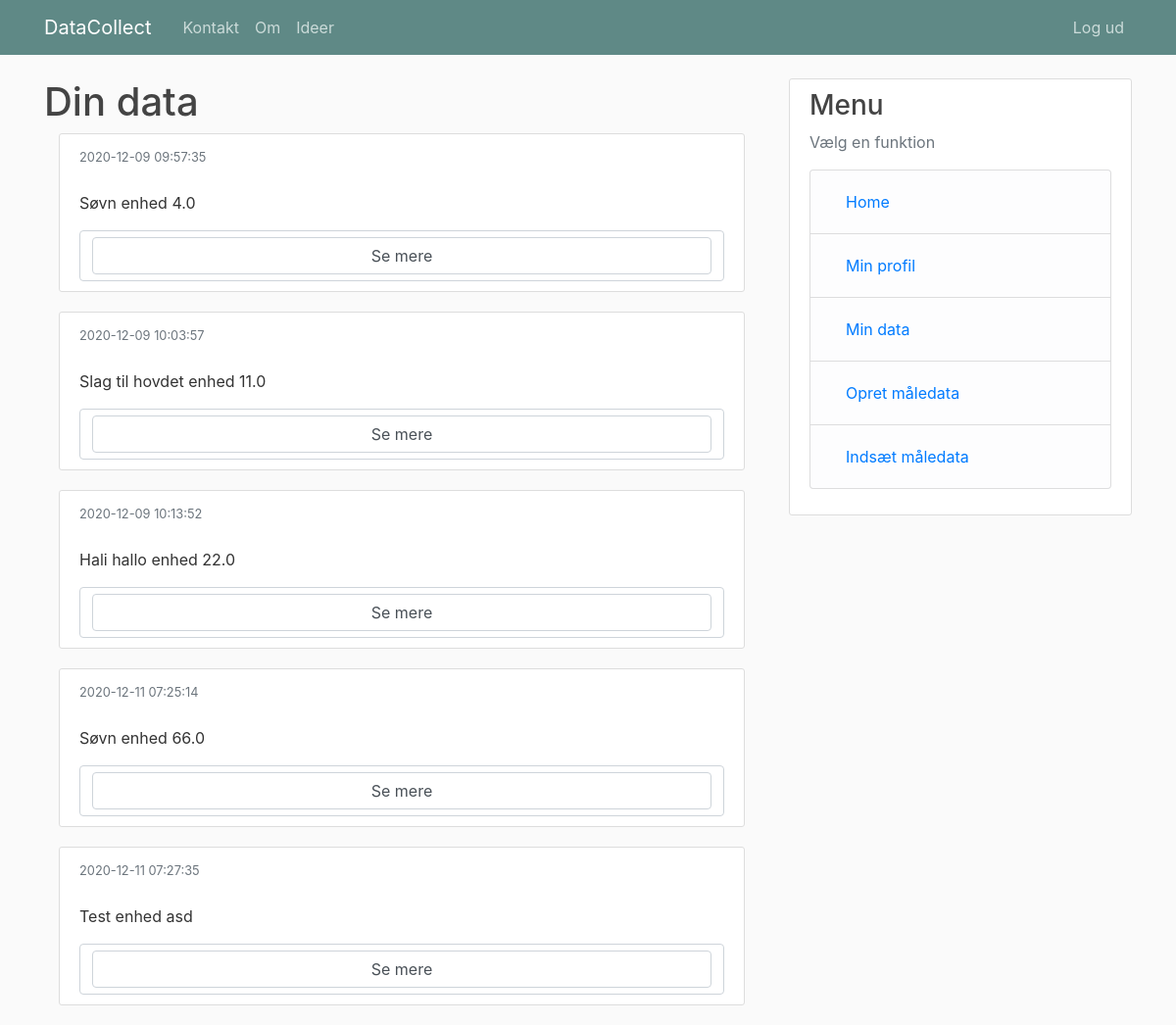
/visdata (signed in), run on the app's committed database.
### tables this page shows
CREATE TABLE Data (
                id INTEGER PRIMARY KEY AUTOINCREMENT,
                userid INTEGER,
                data INTEGER,
                tal FLOAT,
                timestamp DATETIME DEFAULT CURRENT_TIMESTAMP);

### idea_house.py (the view)
@app.route("/visdata", methods=['GET'])
def visdata():
    if 'currentuser' in session:
        data_from_data = Data_Collectaion()
        id = get_user_id()
        print(id)
        if 'id' in request.args:
            data_from_data = data_from_data.get_data_list(session['currentuser'], id, dataid = request.args['id'])
        else:
            data_from_data = data_from_data.get_data_list(session['currentuser'], id)
    else:
        data_from_data = []
    tal = 4
    print(data_from_data, tal)
    return my_render("vis_data.html", data = data_from_data, tal=tal)

### idea_datalayer.py (called while the page is built)
    def close_connection(self):
        db = getattr(g, '_database', None)
        if db is not None:
            db.close()

    def _get_db(self):
        db = g.get('_database', None)
        print('Anden {}'.format(db))
        if db is None:
            db = g._databdase = sqlite3.connect(self.DATABASE)
            print(db)
        return db

    def _create_db_tables(self):
        db = self._get_db()
        c = db.cursor()
        try:
            c.execute("""CREATE TABLE Data (
                id INTEGER PRIMARY KEY AUTOINCREMENT,
                userid INTEGER,
                data INTEGER,
                tal FLOAT,
                timestamp DATETIME DEFAULT CURRENT_TIMESTAMP);""")
        except Exception as e:
            print(e)
        db.commit()
        return 'Database tables created'

    def close_connection(self):
        db = getattr(g, '_database', None)
        if db is not None:
            db.close()

### idea_house.py (called while the page is built)
@app.teardown_appcontext
def close_connection(exception):
    data.close_connection()
    data_from_data.close_connection()

def my_render(template, **kwargs):
    login_status = get_login_status()
    if login_status:
        return render_template(template, loggedin=login_status, user = session['currentuser'], **kwargs)
    else:
        return render_template(template, loggedin=login_status, user = '', **kwargs)

def get_login_status():
    return 'currentuser' in session

def get_user_id():
    if get_login_status():
        return session['currentuser']
    else:
        return -1

### templates/vis_data.html
{% extends "layout.html" %}
{% block content %}
{% if loggedin %}
<h1>Din data</h1>
<div class="container panel">
  {% for i in data %}
  <article class="media content-section">
    <div class="media-body">
      <small class="text-muted">{{ i['date'] }}</small>
      <p class="article-content">
        {{ i['text'] }} enhed {{i['tal']}}
      </p>
      <form class="form-control" action="visdata" method="get">
          <button class="form-control" name="id" value="{{ i['id'] }}" type="submit">Se mere</button>
      </form>
    </div>
  </article>
  {% endfor %}
</div>
{% endif %}
{% endblock content %}

### static/main.css (style rules this page uses)
body { background: #fafafa; color: #333333; margin-top: 5rem; }
h1, h2, h3, h4, h5, h6 { color: #444444; }
.content-section { background: #ffffff; padding: 10px 20px; border: 1px solid #dddddd; border-radius: 3px; margin-bottom: 20px; }
.article-content { white-space: pre-line; }

### data on the page
Data: date "2020-12-09 09:57:35", text "Søvn", tal "4.0", {{ i['id'] }} 1 (drawn)
Data: date "2020-12-09 10:03:57", text "Slag til hovdet", tal "11.0", {{ i['id'] }} 2 (drawn)
Data: date "2020-12-09 10:13:52", text "Hali hallo", tal "22.0", {{ i['id'] }} 3 (drawn)
Data: date "2020-12-11 07:25:14", text "Søvn", tal "66.0", {{ i['id'] }} 4 (drawn)
Data: date "2020-12-11 07:27:35", text "Test", tal "asd", {{ i['id'] }} 5 (drawn)
